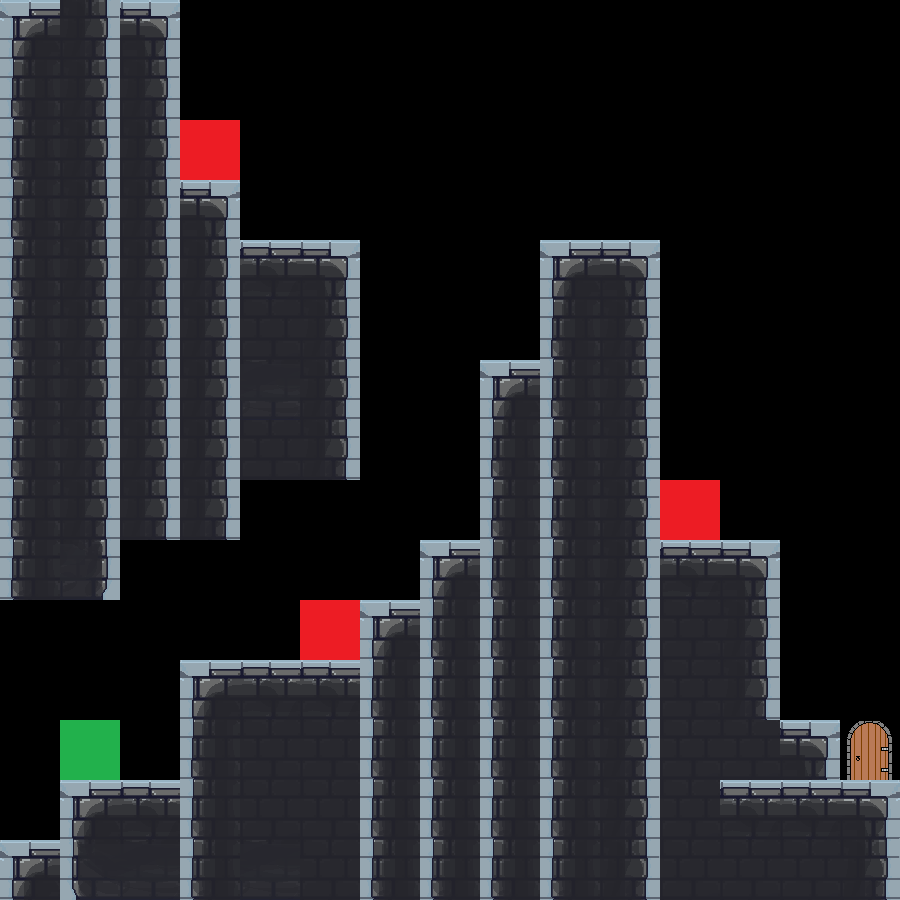

This game map was drawn from its Tiled (.tmx) file and the tilesets committed beside it. A one-line description and the full map source follow:
An orthogonal 15x15 tile map with 60x60 px tiles, 1 tile layer (Слой тайлов 1).

<map version="1.4" tiledversion="1.4.3" orientation="orthogonal" renderorder="right-down" width="15" height="15" tilewidth="60" tileheight="60" infinite="0" nextlayerid="2" nextobjectid="1">
 <tileset firstgid="1" source="stonetileset.tsx" />
 <layer id="1" name="Слой тайлов 1" width="15" height="15">
  <data encoding="csv">
8,17,10,0,0,0,0,0,0,0,0,0,0,0,0,
15,17,17,0,0,0,0,0,0,0,0,0,0,0,0,
15,17,17,2,0,0,0,0,0,0,0,0,0,0,0,
15,17,17,10,0,0,0,0,0,0,0,0,0,0,0,
15,17,17,17,9,10,0,0,0,8,10,0,0,0,0,
15,17,17,17,16,17,0,0,0,15,17,0,0,0,0,
15,17,17,17,23,17,0,0,8,15,17,0,0,0,0,
15,17,17,17,16,17,0,0,15,15,17,0,0,0,0,
15,17,17,17,0,0,0,0,15,15,17,2,0,0,0,
15,24,0,0,0,0,0,8,15,15,17,9,10,0,0,
0,0,0,0,0,2,8,15,15,15,17,16,17,0,0,
0,0,0,8,9,9,15,15,15,15,17,16,17,0,0,
0,3,0,15,16,16,15,15,15,15,17,16,16,10,4,
0,8,9,15,16,16,15,15,15,15,17,16,9,9,10,
8,22,23,15,23,16,15,15,15,15,17,16,16,16,17
</data>
 </layer>
</map>
